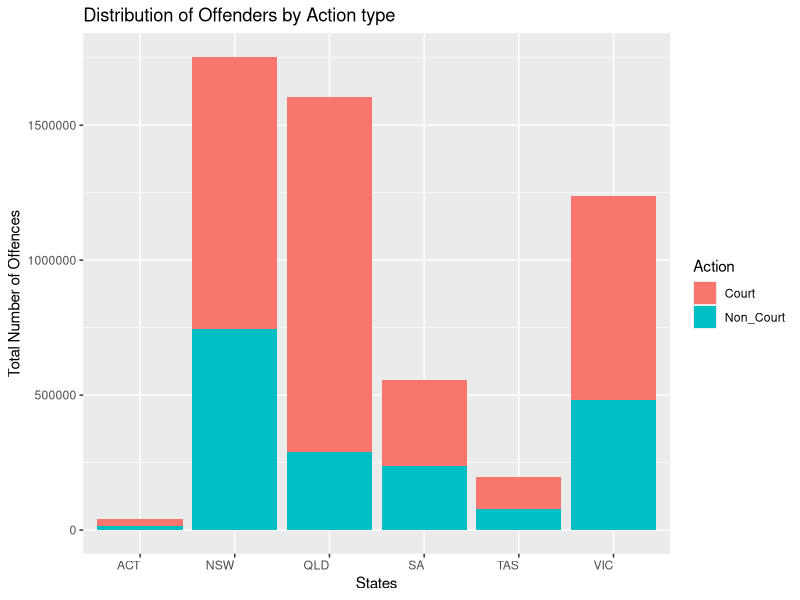
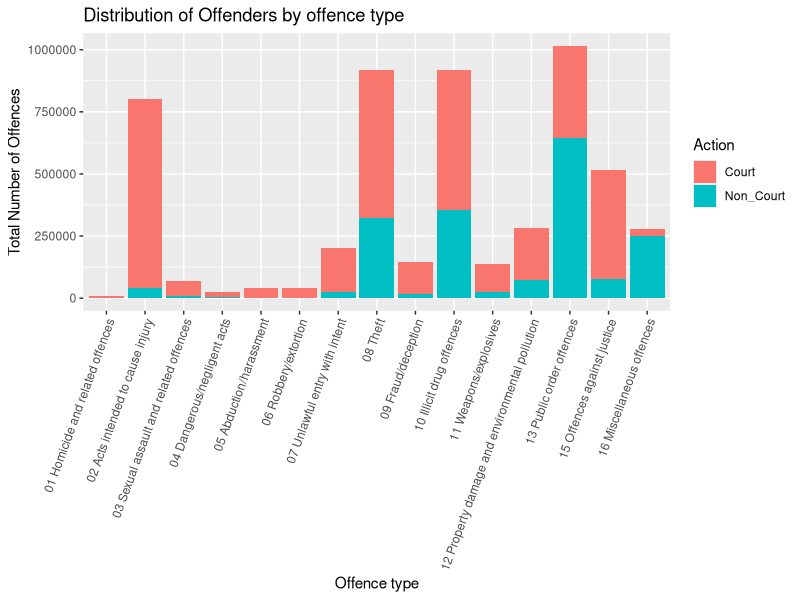
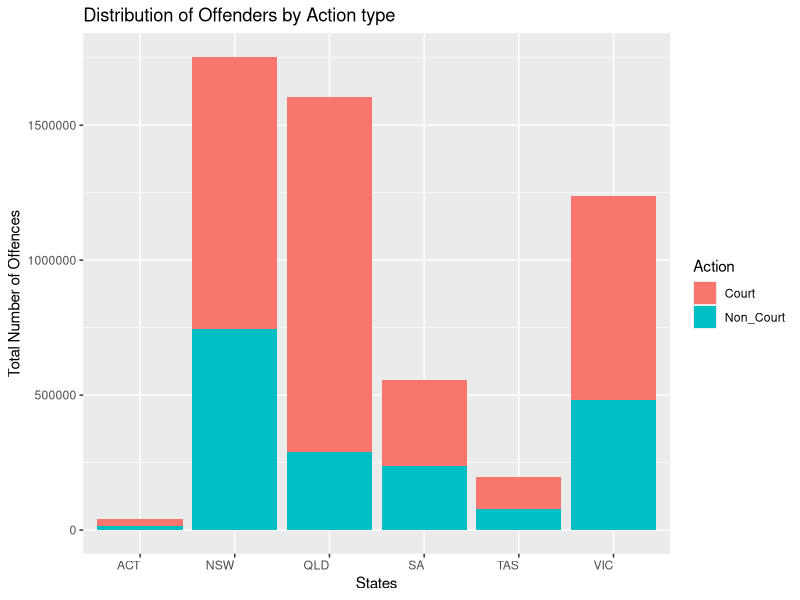
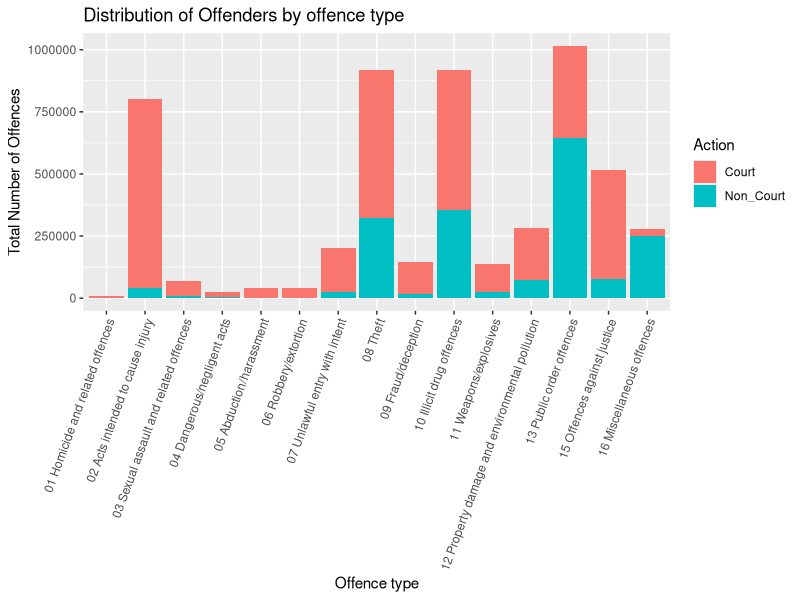

Write the R code that produced these figures, in order.
## ---- chunk 1
knitr::opts_chunk$set(echo = FALSE, cache=TRUE, messages=FALSE, warning=FALSE)
# Make sure you have the latest versions of rmarkdown and bookdown installed
library(ggplot2)
## ---- chunk 2
library(tidyverse)
library(readxl)
library(dplyr)
library(readr)
library(lubridate)
## ---- chunk 3
NSW <- read_excel(here::here("data/5. police proceedings, selected states and territories.xls"), 
                      sheet = 2, range = "A6:L39") %>% 
  dplyr::filter(!is.na(`Principal offence`))
NSW$`2008–09` =as.double(NSW$`2008–09`)
NSW <- NSW[-16,]
NSW <- NSW %>% mutate(Action = c(rep("Court",15),rep("Non_Court",15)))
NSW$States <- "NSW"

NSW <- NSW %>%  pivot_longer(cols = `2008–09`:`2018–19`,
               names_to = "Year", 
               values_to = "Cases") %>%
   mutate(Year = year(as.Date(Year, "%Y")))

VIC <- read_excel(here::here("data/5. police proceedings, selected states and territories.xls"), 
                      sheet = 3, range = "A6:L39") %>% 
  dplyr::filter(!is.na(`Principal offence`))
VIC$`2008–09` =as.double(VIC$`2008–09`)
VIC <- VIC[-16,]
VIC <- VIC %>% mutate(Action = c(rep("Court",15),rep("Non_Court",15)))
VIC$States <- "VIC"

VIC <- VIC %>%  pivot_longer(cols = `2008–09`:`2018–19`,
               names_to = "Year", 
               values_to = "Cases") %>%
   mutate(Year = year(as.Date(Year, "%Y")))

QLD <- read_excel(here::here("data/5. police proceedings, selected states and territories.xls"), 
                      sheet = 4, range = "A6:L39") %>% 
  dplyr::filter(!is.na(`Principal offence`))
QLD$`2008–09` =as.double(QLD$`2008–09`)
QLD <- QLD[-16,]
QLD <- QLD %>% mutate(Action = c(rep("Court",15),rep("Non_Court",15)))
QLD$States <- "QLD"

QLD <- QLD %>%  pivot_longer(cols = `2008–09`:`2018–19`,
               names_to = "Year", 
               values_to = "Cases") %>%
   mutate(Year = year(as.Date(Year, "%Y")))

SA <- read_excel(here::here("data/5. police proceedings, selected states and territories.xls"), 
                      sheet = 5, range = "A6:L39") %>% 
  dplyr::filter(!is.na(`Principal offence`))
SA$`2008–09` =as.double(SA$`2008–09`)
SA <- SA[-16,]
SA <- SA %>% mutate(Action = c(rep("Court",15),rep("Non_Court",15)))
SA$States <- "SA"

SA <- SA %>%  pivot_longer(cols = `2008–09`:`2018–19`,
               names_to = "Year", 
               values_to = "Cases") %>%
   mutate(Year = year(as.Date(Year, "%Y")))


TAS <- read_excel(here::here("data/5. police proceedings, selected states and territories.xls"), 
                      sheet = 6, range = "A6:L39") %>% 
  dplyr::filter(!is.na(`Principal offence`))
TAS$`2008–09` =as.double(TAS$`2008–09`)
TAS <- TAS[-16,]
TAS <- TAS %>% mutate(Action = c(rep("Court",15),rep("Non_Court",15)))
TAS$States <- "TAS"

TAS <- TAS %>%  pivot_longer(cols = `2008–09`:`2018–19`,
               names_to = "Year", 
               values_to = "Cases") %>%
   mutate(Year = year(as.Date(Year, "%Y")))


ACT <- read_excel(here::here("data/5. police proceedings, selected states and territories.xls"), 
                      sheet = 8, range = "A6:L39") %>% 
  dplyr::filter(!is.na(`Principal offence`))
ACT$`2008–09` =as.double(ACT$`2008–09`)
ACT <- ACT[-16,]
ACT <- ACT %>% mutate(Action = c(rep("Court",15),rep("Non_Court",15)))
ACT$States <- "ACT"

ACT <- ACT %>%  pivot_longer(cols = `2008–09`:`2018–19`,
               names_to = "Year", 
               values_to = "Cases") %>%
   mutate(Year = year(as.Date(Year, "%Y")))


procced <- bind_rows(NSW, VIC, QLD, SA, TAS, ACT) %>%
  dplyr::filter(!is.na(Cases))
  
## ---- chunk 4
procced %>% 
  group_by(States, Action) %>%
  summarise(Cases = sum(Cases)) %>%
  ggplot() +
  geom_col(aes(x = States,
             y= Cases,
             fill = Action)) +
  theme(axis.text.x = element_text(hjust = 1)) +
  ylab("Total Number of Offences") +
  xlab("States") +
  labs(title = "Distribution of Offenders by Action type")
## ---- chunk 5
procced %>% 
  group_by(`Principal offence`, Action) %>%
  summarise(Cases = sum(Cases)) %>%
  ggplot() +
  geom_col(aes(x = `Principal offence`,
             y= Cases,
             fill = Action)) +
  theme(axis.text.x = element_text(angle = 70, hjust = 1)) +
  ylab("Total Number of Offences") +
  xlab("Offence type") +
  labs(title = "Distribution of Offenders by offence type") 
## ---- chunk 6
library(tidyverse)
library(readxl)
library(dplyr)
library(readr)
library(lubridate)
## ---- chunk 7
NSW <- read_excel(here::here("data/5. police proceedings, selected states and territories.xls"), 
                      sheet = 2, range = "A6:L39") %>% 
  dplyr::filter(!is.na(`Principal offence`))
NSW$`2008–09` =as.double(NSW$`2008–09`)
NSW <- NSW[-16,]
NSW <- NSW %>% mutate(Action = c(rep("Court",15),rep("Non_Court",15)))
NSW$States <- "NSW"

NSW <- NSW %>%  pivot_longer(cols = `2008–09`:`2018–19`,
               names_to = "Year", 
               values_to = "Cases") %>%
   mutate(Year = year(as.Date(Year, "%Y")))

VIC <- read_excel(here::here("data/5. police proceedings, selected states and territories.xls"), 
                      sheet = 3, range = "A6:L39") %>% 
  dplyr::filter(!is.na(`Principal offence`))
VIC$`2008–09` =as.double(VIC$`2008–09`)
VIC <- VIC[-16,]
VIC <- VIC %>% mutate(Action = c(rep("Court",15),rep("Non_Court",15)))
VIC$States <- "VIC"

VIC <- VIC %>%  pivot_longer(cols = `2008–09`:`2018–19`,
               names_to = "Year", 
               values_to = "Cases") %>%
   mutate(Year = year(as.Date(Year, "%Y")))

QLD <- read_excel(here::here("data/5. police proceedings, selected states and territories.xls"), 
                      sheet = 4, range = "A6:L39") %>% 
  dplyr::filter(!is.na(`Principal offence`))
QLD$`2008–09` =as.double(QLD$`2008–09`)
QLD <- QLD[-16,]
QLD <- QLD %>% mutate(Action = c(rep("Court",15),rep("Non_Court",15)))
QLD$States <- "QLD"

QLD <- QLD %>%  pivot_longer(cols = `2008–09`:`2018–19`,
               names_to = "Year", 
               values_to = "Cases") %>%
   mutate(Year = year(as.Date(Year, "%Y")))

SA <- read_excel(here::here("data/5. police proceedings, selected states and territories.xls"), 
                      sheet = 5, range = "A6:L39") %>% 
  dplyr::filter(!is.na(`Principal offence`))
SA$`2008–09` =as.double(SA$`2008–09`)
SA <- SA[-16,]
SA <- SA %>% mutate(Action = c(rep("Court",15),rep("Non_Court",15)))
SA$States <- "SA"

SA <- SA %>%  pivot_longer(cols = `2008–09`:`2018–19`,
               names_to = "Year", 
               values_to = "Cases") %>%
   mutate(Year = year(as.Date(Year, "%Y")))


TAS <- read_excel(here::here("data/5. police proceedings, selected states and territories.xls"), 
                      sheet = 6, range = "A6:L39") %>% 
  dplyr::filter(!is.na(`Principal offence`))
TAS$`2008–09` =as.double(TAS$`2008–09`)
TAS <- TAS[-16,]
TAS <- TAS %>% mutate(Action = c(rep("Court",15),rep("Non_Court",15)))
TAS$States <- "TAS"

TAS <- TAS %>%  pivot_longer(cols = `2008–09`:`2018–19`,
               names_to = "Year", 
               values_to = "Cases") %>%
   mutate(Year = year(as.Date(Year, "%Y")))


ACT <- read_excel(here::here("data/5. police proceedings, selected states and territories.xls"), 
                      sheet = 8, range = "A6:L39") %>% 
  dplyr::filter(!is.na(`Principal offence`))
ACT$`2008–09` =as.double(ACT$`2008–09`)
ACT <- ACT[-16,]
ACT <- ACT %>% mutate(Action = c(rep("Court",15),rep("Non_Court",15)))
ACT$States <- "ACT"

ACT <- ACT %>%  pivot_longer(cols = `2008–09`:`2018–19`,
               names_to = "Year", 
               values_to = "Cases") %>%
   mutate(Year = year(as.Date(Year, "%Y")))


procced <- bind_rows(NSW, VIC, QLD, SA, TAS, ACT) %>%
  dplyr::filter(!is.na(Cases))
  
## ---- chunk 8
procced %>% 
  group_by(States, Action) %>%
  summarise(Cases = sum(Cases)) %>%
  ggplot() +
  geom_col(aes(x = States,
             y= Cases,
             fill = Action)) +
  theme(axis.text.x = element_text(hjust = 1)) +
  ylab("Total Number of Offences") +
  xlab("States") +
  labs(title = "Distribution of Offenders by Action type")
## ---- chunk 9
procced %>% 
  group_by(`Principal offence`, Action) %>%
  summarise(Cases = sum(Cases)) %>%
  ggplot() +
  geom_col(aes(x = `Principal offence`,
             y= Cases,
             fill = Action)) +
  theme(axis.text.x = element_text(angle = 70, hjust = 1)) +
  ylab("Total Number of Offences") +
  xlab("Offence type") +
  labs(title = "Distribution of Offenders by offence type") 
